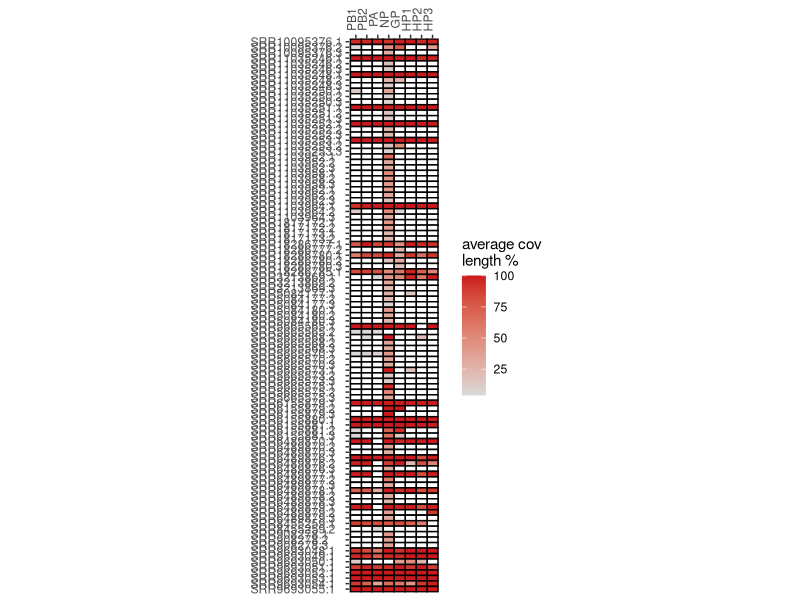
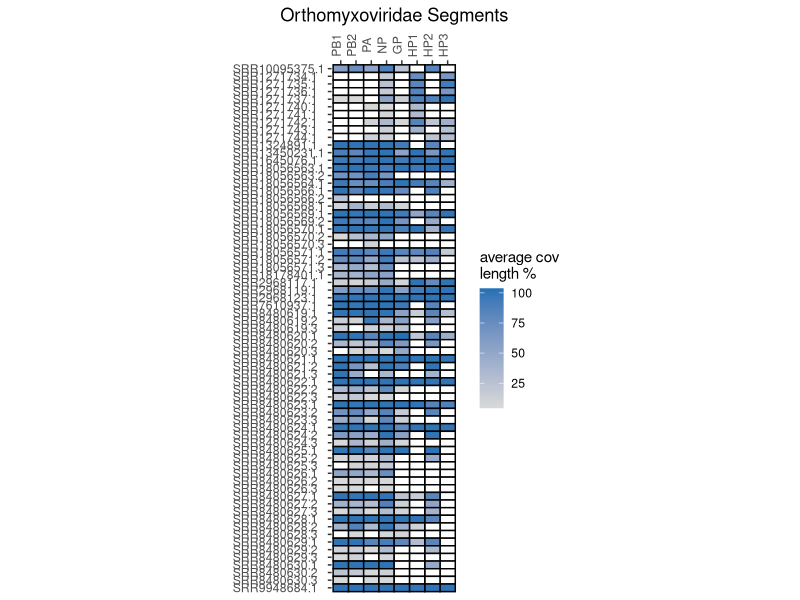
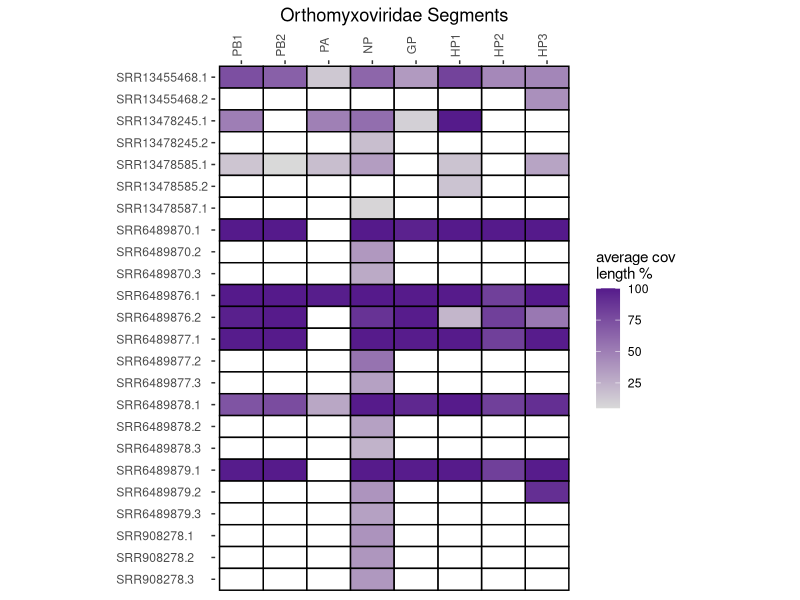

Recreate these plots in R, in order.
#install.packages("plyr")
#install.packages("ggplot2")
#install.packages("forcats")
library(plyr)
library(ggplot2)
library(forcats)
setwd("C:/Users/nadja/Documents/R/trees_for_quaranja_new/HEATMAP")

## coverage calculations 
#table <- read.csv("NP_all_segments.csv")
#Xlength <- lengths(regmatches(table$Sequence, gregexpr("N", table$Sequence)))
#totallength <- nchar(table$Sequence)
#Percentage <- 100-(Xlength/totallength*100)
#table$Percentage <- Percentage
#table <- table[order(table$Percentage),]
#write.csv(table, file = "tableforcoverage.csv")

#colnames(table)[3] <- "HP3"
#table= subset(table, select = -c(Sequence) )
#table <- table[order(table$Name),]
#table$Name <- ave(table$Name, table$Name, FUN = function(i) paste0(i, '.', seq_along(i)))
#row.names(table) <- table$Name

#table3 <- table

#table3 <- rbind.fill(table3,table)
#table3 <- merge(table,table3, all=TRUE)
#table3 <- table3[order(table3$Name),]
#table2 <- table3
#table3 <- table2
# changing NAs to 0
#table3[is.na(table3)] <- 0

############### geom_tile heatmap ###################

table3 <- read.csv("Aedini_new.tsv", sep = "\t", header = TRUE)
table3 <- table3[order(as.character(table3$Sample.1)),]
table3$Segment <- factor(table3$Segment, levels = c("PB1","PB2","PA","NP","GP","HP1","HP2","HP3"))

Aedes.heatmap <- ggplot(data = table3, mapping = aes(x = Segment,
                                                       y = fct_rev(as_factor(Sample.1)),
                                                       fill = Percentage)) +
  geom_tile(color = "black",
            lwd = 0.5,
            linetype = 1) +
  #ylab(label = "Segment") + xlab(label = "SRA sample") +
  scale_fill_gradient(low = "#d9d9d9", high = "#cb181d", na.value = 'white', name = "average cov\nlength %" ) +
  # keep them squared
  coord_fixed(0.5) +
  scale_x_discrete(position = "top") +
  #scale_y_continuous(minor_breaks = c(1.7, 2.3, 4.1)) +
  # change the width and the height of the legend color bar
  #guides(fill = guide_colourbar(barwidth = 0.5,
                                #barheight = 5, title = "Coverage %")) +
  #theme_bw() 
  theme(axis.text.y = element_text(hjust = 0), panel.background = element_rect(fill = "white"), plot.title = element_text(hjust = 0.5), axis.text.x = element_text(angle = 90), axis.title.x=element_blank(), axis.title.y =element_blank()) 
  #ggtitle(label = "Orthomyxoviridae Segments") 
  #scale_fill_continuous(na.value = 'salmon')
  
# add the values over the tiles
# geom_text(aes(label = value), color = "white", size = 4) +

Aedes.heatmap

#Culex table
table3 <- read.csv("Culicini.tsv", sep = "\t", header = TRUE)
table3 <- table3[order(as.character(table3$Sample.1)),]
table3$Segment <- factor(table3$Segment, levels = c("PB1","PB2","PA","NP","GP","HP1","HP2","HP3"))
#write.table(table3, file = "test2.tsv", quote = FALSE, sep = "\t", row.names = FALSE)
Culex.heatmap <- ggplot(data = table3, mapping = aes(x = Segment,
                                                     y = fct_rev(as_factor(Sample.1)),
                                                     fill = Percentage)) +
  geom_tile(color = "black",
            lwd = 0.5,
            linetype = 1) +
  #ylab(label = "Segment") + xlab(label = "SRA sample") +
  scale_fill_gradient(low = "#d9d9d9", high = "#2171b5", na.value = 'white', name = "average cov\nlength %" ) +
  # keep them squared
  coord_fixed(0.5) +
  scale_x_discrete(position = "top") +
  # change the width and the height of the legend color bar
  #guides(fill = guide_colourbar(barwidth = 0.5,
  #barheight = 5, title = "Coverage %")) +
  #theme_bw() +
  theme(axis.text.y = element_text(hjust = 0), panel.background = element_rect(fill = "white"),plot.title = element_text(hjust = 0.5), axis.text.x = element_text(angle = 90), axis.title.x=element_blank(), axis.title.y =element_blank()) +
  ggtitle(label = "Orthomyxoviridae Segments") 
#scale_fill_continuous(na.value = 'salmon')

# add the values over the tiles
# geom_text(aes(label = value), color = "white", size = 4) +

Culex.heatmap

#Other table
table3 <- read.csv("Culicinae.tsv", sep = "\t", header = TRUE)
table3 <- table3[order(as.character(table3$Sample.1)),]
table3$Segment <- factor(table3$Segment, levels = c("PB1","PB2","PA","NP","GP","HP1","HP2","HP3"))
#write.table(table3, file = "test1.tsv", quote = FALSE, sep = "\t", row.names = FALSE)
other.heatmap <- ggplot(data = table3, mapping = aes(x = Segment,
                                                     y = fct_rev(as_factor(Sample.1)),
                                                     fill = Percentage)) +
  geom_tile(color = "black",
            lwd = 0.5,
            linetype = 1) +
  scale_fill_gradient(low = "#d9d9d9", high = "purple4", na.value = 'white', name = "average cov\nlength %" ) +
  coord_fixed(0.5) +
  scale_x_discrete(position = "top") +
  theme(axis.text.y = element_text(hjust = 0),panel.background = element_rect(fill = "white"),plot.title = element_text(hjust = 0.5), axis.text.x = element_text(angle = 90), axis.title.x=element_blank(), axis.title.y =element_blank()) +
  ggtitle(label = "Orthomyxoviridae Segments") 
other.heatmap

#Aedes.heatmap + Culex.heatmap + other.heatmap
